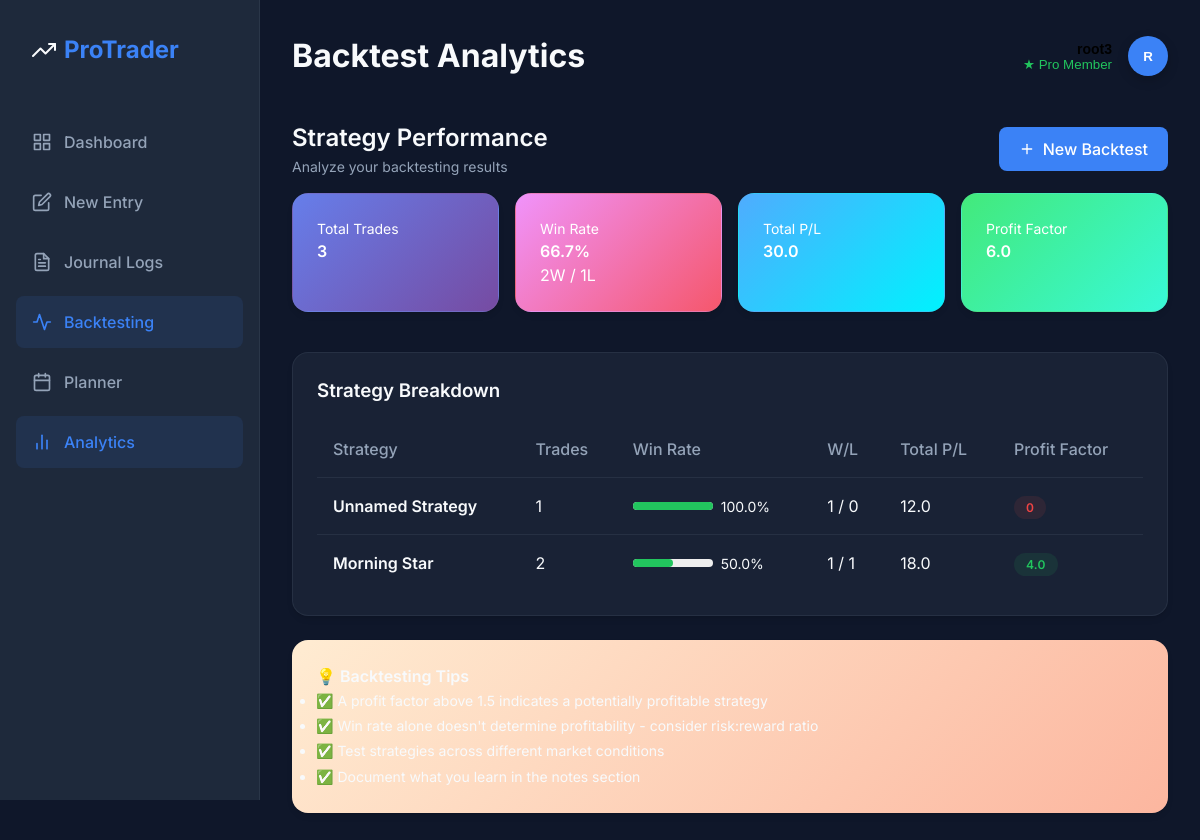
The app's page /backtest/analytics (signed in) with its own data.
### app/models.py (models this page shows, shortened)
class User(UserMixin, db.Model):
    __tablename__ = 'user'
    id = db.Column(db.Integer, primary_key=True)
    username = db.Column(db.String(80), unique=True, nullable=False)
    password_hash = db.Column(db.String(128))
    created_at = db.Column(db.DateTime, default=datetime.utcnow)
    subscription = db.relationship('Subscription', backref='user', uselist=False)
    @property
    def is_pro(self):
        return self.subscription is not None and \
               self.subscription.plan_type == 'pro' and \
               self.subscription.is_active

class BacktestEntry(db.Model):
    __tablename__ = 'backtest_entries'
    id = db.Column(db.Integer, primary_key=True)
    pair=  db.Column(db.String(20))
    user_id = db.Column(db.Integer, db.ForeignKey('user.id'), nullable=False)
    strategy_name = db.Column(db.String(200))
    entry_time = db.Column(db.DateTime)
    exit_time = db.Column(db.DateTime)
    entry_price = db.Column(db.Float)
    exit_price = db.Column(db.Float)
    result = db.Column(db.String(10))  # win/loss
    notes = db.Column(db.Text)
    image_filename = db.Column(db.String(200))
    created_at = db.Column(db.DateTime, default=datetime.utcnow)

### app/backtest/routes.py (the view)
@backtest_bp.route('/analytics')
@login_required
def analytics():
    entries = BacktestEntry.query.filter_by(user_id=current_user.id).all()
    if not entries:
        return render_template('backtest_analytics.html',
                             total_trades=0,
                             strategies={})
    total_trades = len(entries)
    wins = sum(1 for e in entries if e.result == 'win')
    losses = total_trades - wins
    win_rate = (wins / total_trades * 100) if total_trades > 0 else 0
    total_pnl = 0
    gross_profit = 0
    gross_loss = 0
    for e in entries:
        if e.entry_price and e.exit_price:
            pnl = e.exit_price - e.entry_price
            total_pnl += pnl
            if pnl > 0:
                gross_profit += pnl
            else:
                gross_loss += abs(pnl)
    profit_factor = (gross_profit / gross_loss) if gross_loss > 0 else 0
    strategy_stats = defaultdict(lambda: {
        'total': 0,
        'wins': 0,
        'losses': 0,
        'pnl': 0,
        'gross_profit': 0,
        'gross_loss': 0
    })
    for e in entries:
        strategy = e.strategy_name or 'Unnamed Strategy'
        stats = strategy_stats[strategy]
        stats['total'] += 1
        if e.result == 'win':
            stats['wins'] += 1
        else:
            stats['losses'] += 1
        if e.entry_price and e.exit_price:
            pnl = e.exit_price - e.entry_price
            stats['pnl'] += pnl
            if pnl > 0:
                stats['gross_profit'] += pnl
            else:
                stats['gross_loss'] += abs(pnl)
    for strategy, stats in strategy_stats.items():
        stats['win_rate'] = (stats['wins'] / stats['total'] * 100) if stats['total'] > 0 else 0
        stats['profit_factor'] = (stats['gross_profit'] / stats['gross_loss']) if stats['gross_loss'] > 0 else 0
    return render_template('backtest_analytics.html',
                         total_trades=total_trades,
                         wins=wins,
                         losses=losses,
                         win_rate=round(win_rate, 1),
                         total_pnl=round(total_pnl, 2),
                         profit_factor=round(profit_factor, 2),
                         strategies=dict(strategy_stats))

### app/templates/backtest_analytics.html (shortened to what this page needs)
{% extends 'base.html' %}
{% block header %}Backtest Analytics{% endblock %}
{% block content %}
<div class="flex justify-between items-center mb-4">
    <div>
        <h2 class="text-xl font-bold">Strategy Performance</h2>
        <p class="text-sm text-muted">Analyze your backtesting results</p>
    </div>
    <a href="{{ url_for('backtest.add_backtest') }}" class="btn btn-primary">
        <svg xmlns="http://www.w3.org/2000/svg" width="16" height="16" viewBox="0 0 24 24" fill="none"
            stroke="currentColor" stroke-width="2" stroke-linecap="round" stroke-linejoin="round"
            style="margin-right: 8px;">
            <line x1="12" y1="5" x2="12" y2="19"></line>
            <line x1="5" y1="12" x2="19" y2="12"></line>
        </svg>
        New Backtest
    </a>
</div>
{% if total_trades == 0 %}
<div class="card text-center py-5">
    <p class="text-muted mb-4">No backtest entries found. Start backtesting to see analytics!</p>
    <a href="{{ url_for('backtest.add_backtest') }}" class="btn btn-primary">Add Your First Backtest</a>
</div>
{% else %}
<div class="grid grid-4 mb-4" style="gap: 1rem;">
    <div class="card" style="background: linear-gradient(135deg, #667eea 0%, #764ba2 100%); color: white;">
        <div class="text-sm opacity-90">Total Trades</div>
        <div class="text-3xl font-bold mt-2">{{ total_trades }}</div>
    </div>
    <div class="card" style="background: linear-gradient(135deg, #f093fb 0%, #f5576c 100%); color: white;">
        <div class="text-sm opacity-90">Win Rate</div>
        <div class="text-3xl font-bold mt-2">{{ win_rate }}%</div>
        <div class="text-xs opacity-80 mt-1">{{ wins }}W / {{ losses }}L</div>
    </div>
    <div class="card" style="background: linear-gradient(135deg, #4facfe 0%, #00f2fe 100%); color: white;">
        <div class="text-sm opacity-90">Total P/L</div>
        <div class="text-3xl font-bold mt-2">{{ total_pnl }}</div>
    </div>
    <div class="card" style="background: linear-gradient(135deg, #43e97b 0%, #38f9d7 100%); color: white;">
        <div class="text-sm opacity-90">Profit Factor</div>
        <div class="text-3xl font-bold mt-2">{{ profit_factor }}</div>
    </div>
</div>
<div class="card">
    <h3 class="text-lg font-bold mb-4 border-bottom pb-2" style="border-color:var(--border-color);">
        Strategy Breakdown
    </h3>
    {% if strategies %}
    <div class="table-container">
        <table class="table">
            <thead>
                <tr>
                    <th>Strategy</th>
                    <th>Trades</th>
                    <th>Win Rate</th>
                    <th>W/L</th>
                    <th>Total P/L</th>
                    <th>Profit Factor</th>
                </tr>
            </thead>
            <tbody>
                {% for strategy_name, stats in strategies.items() %}
                <tr>
                    <td class="font-bold">{{ strategy_name }}</td>
                    <td>{{ stats.total }}</td>
                    <td>
                        <div class="flex items-center gap-2">
                            <div class="progress"
                                style="width: 80px; height: 8px; background: #eee; border-radius:4px; display:inline-block;">
                                <div
                                    style="width: {{ stats.win_rate }}%; height:100%; background: var(--success); border-radius:4px;">
                                </div>
                            </div>
                            <span class="text-sm">{{ stats.win_rate|round(1) }}%</span>
                        </div>
                    </td>
                    <td>
                        <span class="text-success">{{ stats.wins }}</span> /
                        <span class="text-danger">{{ stats.losses }}</span>
                    </td>
                    <td class="{{ 'text-success' if stats.pnl > 0 else 'text-danger' if stats.pnl < 0 else '' }}">
                        {{ stats.pnl|round(2) }}
                    </td>
                    <td>
                        <span class="badge {{ 'badge-win' if stats.profit_factor > 1 else 'badge-loss' }}">
                            {{ stats.profit_factor|round(2) }}
                        </span>
                    </td>
                </tr>
                {% endfor %}
            </tbody>
        </table>
    </div>
    {% else %}
    <p class="text-muted text-center py-4">No strategy data available</p>
    {% endif %}
</div>
<div class="card" style="background: linear-gradient(135deg, #ffecd2 0%, #fcb69f 100%); border: none;">
    <h4 class="font-bold mb-2">💡 Backtesting Tips</h4>
    <ul class="text-sm" style="line-height: 1.8;">
        <li>✅ A profit factor above 1.5 indicates a potentially profitable strategy</li>
        <li>✅ Win rate alone doesn't determine profitability - consider risk:reward ratio</li>
        <li>✅ Test strategies across different market conditions</li>
        <li>✅ Document what you learn in the notes section</li>
    </ul>
</div>
{% endif %}
{% endblock %}

### app/templates/base.html (shortened to what this page needs)
<!doctype html>
<html lang="en">
<head>
    <link rel="stylesheet" href="{{ url_for('static', filename='css/main.css') }}">
</head>
<body>
    <div class="app-container">
        <aside class="sidebar" id="sidebar">
            <div class="sidebar-logo">
                <span class="logo-text">Pro<span>Trader</span></span>
            </div>
            <nav class="nav-links">
                <a href="{{ url_for('main.index') }}" title="Dashboard"
                    class="nav-link {% if request.endpoint == 'main.index' %}active{% endif %}">
                    <span class="link-text">Dashboard</span>
                </a>
                <a href="{{ url_for('journal.new_journal_entry') }}" title="New Entry"
                    class="nav-link {% if request.endpoint == 'journal.new_journal_entry' %}active{% endif %}">
                    <span class="link-text">New Entry</span>
                </a>
                <a href="{{ url_for('journal.list_journals') }}" title="Journal Logs"
                    class="nav-link {% if request.endpoint == 'journal.list_journals' %}active{% endif %}">
                    <span class="link-text">Journal Logs</span>
                </a>
                <a href="{{ url_for('backtest.list_backtests') }}" title="Backtesting"
                    class="nav-link {% if 'backtest' in request.endpoint %}active{% endif %}">
                    <svg xmlns="http://www.w3.org/2000/svg" width="24" height="24" viewBox="0 0 24 24" fill="none"
                        stroke="currentColor" stroke-width="2" stroke-linecap="round" stroke-linejoin="round">
                        <polyline points="22 12 18 12 15 21 9 3 6 12 2 12"></polyline>
                    </svg>
                    <span class="link-text">Backtesting</span>
                </a>
                <a href="{{ url_for('planner.planner_home') }}" title="Planner"
                    class="nav-link {% if 'planner' in request.endpoint %}active{% endif %}">
                    <span class="link-text">Planner</span>
                </a>
                <a href="{{ url_for('analytics.dashboard') }}" title="Analytics"
                    class="nav-link {% if 'analytics' in request.endpoint %}active{% endif %}">
                    <svg xmlns="http://www.w3.org/2000/svg" width="24" height="24" viewBox="0 0 24 24" fill="none"
                        stroke="currentColor" stroke-width="2" stroke-linecap="round" stroke-linejoin="round">
                        <line x1="18" y1="20" x2="18" y2="10"></line>
                        <line x1="12" y1="20" x2="12" y2="4"></line>
                        <line x1="6" y1="20" x2="6" y2="14"></line>
                    </svg>
                    <span class="link-text">Analytics</span>
                </a>
            </nav>
            <button id="desktopSidebarToggle" class="btn btn-outline sidebar-toggle-btn">
            </button>
        </aside>
        <main class="main-content">
            <header class="top-header">
                <div class="page-title">
                    {% block header %}{% endblock %}
                </div>
                <div class="user-profile dropdown-container" style="position: relative;">
                    {% if current_user.is_authenticated %}
                    <button id="profileDropdownBtn" class="flex items-center"
                        style="background: none; border: none; cursor: pointer; text-align: right;">
                        <div style="margin-right: 1rem; @media(max-width:600px){display:none;}">
                            <div class="text-sm font-bold" style="color: var(--text-color);">{{ current_user.username }}
                            </div>
                            <div class="text-xs text-muted">
                                {% if current_user.is_pro %}
                                <span style="color: var(--success);">★ Pro Member</span>
                                {% else %}
                                Free Account
                                {% endif %}
                            </div>
                        </div>
                        <div
                            style="width:40px; height:40px; background:var(--accent); border-radius:50%; display: flex; align-items: center; justify-content: center; color: white; font-weight: bold; box-shadow: 0 4px 12px rgba(0,0,0,0.2);">
                            {{ current_user.username[0].upper() }}
                        </div>
                    </button>
                    {% else %}
                    <a href="{{ url_for('auth.login') }}" class="btn btn-primary btn-sm">Login</a>
                    {% endif %}
                </div>
            </header>
            {% block content %}{% endblock %}
        </main>
    </div>
</body>
</html>

### records on screen
User: username "root3", username "R"
BacktestEntry: strategy_name "Morning Star", total "2", win_rate "50.0", wins "1", losses "1", pnl "18.0", profit_factor "4.0"

### other values on screen
{{ total_trades }} "3"
{{ win_rate }} "66.7"
{{ wins }} "2"
{{ losses }} "1"
{{ total_pnl }} "30.0"
{{ profit_factor }} "6.0"
{{ strategy_name }} "Unnamed Strategy"
{{ stats.total }} "1"
{{ stats.win_rate|round(1) }} "100.0"
{{ stats.wins }} "1"
{{ stats.losses }} "0"
{{ stats.pnl|round(2) }} "12.0"
{{ stats.profit_factor|round(2) }} "0"
